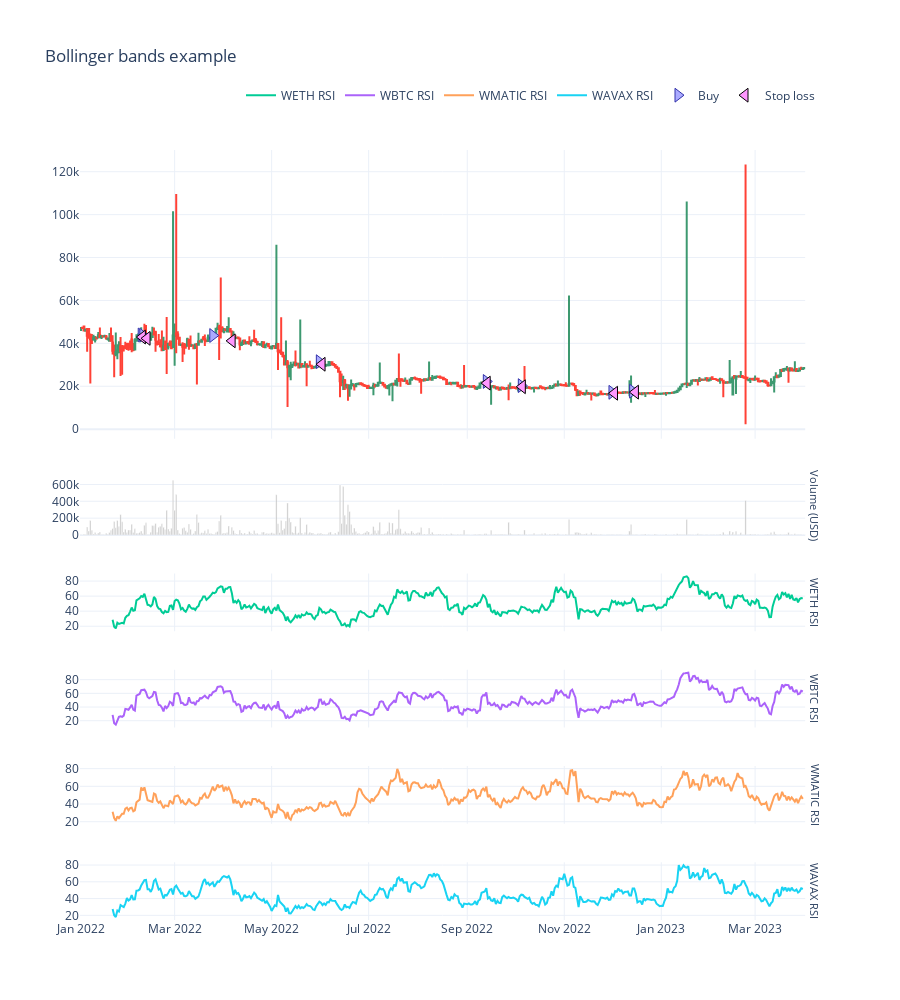

The notebook cell saved with this chart:
### Markdown cell above
### Price action and technical indicators

- Plot the prica action for the trading pair we backtested.
- Overlay trades on the top of technical indicators

### Code cell
from tradeexecutor.visual.single_pair import visualise_single_pair, visualise_single_pair_positions_with_duration_and_slippage
from tradingstrategy.charting.candle_chart import VolumeBarMode

examined_pair = universe.get_pair_by_human_description(EXAMINED_PAIR)

figure = visualise_single_pair(
    state,
    universe.universe.candles,
    pair_id=examined_pair.internal_id,
    start_at=START_AT,
    end_at=END_AT,
    volume_bar_mode=VolumeBarMode.separate,
    volume_axis_name="Volume (USD)",
    height = 1000,
)

figure.show()

### Figure 1 — Plotly figure (JSON) as saved in the notebook; plotly's stock layout.template omitted (floating-point values rounded to 4 significant figures; data arrays with more than 128 entries replaced by an {"elided": "..."} marker saying what was removed)
{"data": [{"marker": {"color": "rgba(128,128,128,0.5)"}, "showlegend": false, "type": "bar", "x": {"elided": "456 str values"}, "xaxis": "x2", "y": {"elided": "456 float values"}, "yaxis": "y2"}, {"close": {"elided": "456 float values"}, "high": {"elided": "456 float values"}, "hoverinfo": "text", "low": {"elided": "456 float values"}, "open": {"elided": "456 float values"}, "showlegend": false, "text": {"elided": "456 str values"}, "type": "candlestick", "x": {"elided": "456 str values"}, "xaxis": "x", "yaxis": "y"}, {"line": {"shape": "linear"}, "mode": "lines", "name": "WETH RSI", "type": "scatter", "x": {"elided": "435 str values"}, "xaxis": "x3", "y": {"elided": "435 float values"}, "yaxis": "y3"}, {"line": {"shape": "linear"}, "mode": "lines", "name": "WBTC RSI", "type": "scatter", "x": {"elided": "435 str values"}, "xaxis": "x4", "y": {"elided": "435 float values"}, "yaxis": "y4"}, {"line": {"shape": "linear"}, "mode": "lines", "name": "WMATIC RSI", "type": "scatter", "x": {"elided": "435 str values"}, "xaxis": "x5", "y": {"elided": "435 float values"}, "yaxis": "y5"}, {"line": {"shape": "linear"}, "mode": "lines", "name": "WAVAX RSI", "type": "scatter", "x": {"elided": "435 str values"}, "xaxis": "x6", "y": {"elided": "435 float values"}, "yaxis": "y6"}, {"hoverinfo": "text", "marker": {"color": "#aaaaff", "line": {"color": "#3333aa", "width": 1}, "size": 12, "symbol": "triangle-right"}, "mode": "markers", "name": "Buy", "text": ["Buy WBTC<br><br>Executed at: 2022-02-08 00:00:00<br>Value: 825.0000 USD<br>Quantity: 0.018781 WBTC<br><br>Mid-price: 43906.5317 WBTC / USD<br>Executed at price: 43928.4850 WBTC / USD<br>Estimated execution price: 43928.4850 WBTC / USD<br><br>Fees paid: $0.41<br>Fees planned: $0.41<br>Fees: 0.0005 %", "Buy WBTC<br><br>Executed at: 2022-02-09 00:00:00<br>Value: 821.8521 USD<br>Quantity: 0.018764 WBTC<br><br>Mid-price: 43776.5898 WBTC / USD<br>Executed at price: 43798.4781 WBTC / USD<br>Estimated execution price: 43798.4781 WBTC / USD<br><br>Fees paid: $0.41<br>Fees planned: $0.41<br>Fees: 0.0005 %", "Buy WBTC<br><br>Executed at: 2022-03-25 00:00:00<br>Value: 813.4007 USD<br>Quantity: 0.018620 WBTC<br><br>Mid-price: 43662.6083 WBTC / USD<br>Executed at price: 43684.4396 WBTC / USD<br>Estimated execution price: 43684.4396 WBTC / USD<br><br>Fees paid: $0.41<br>Fees planned: $0.41<br>Fees: 0.0005 %", "Buy WBTC<br><br>Executed at: 2022-05-31 00:00:00<br>Value: 805.6343 USD<br>Quantity: 0.025610 WBTC<br><br>Mid-price: 31442.4562 WBTC / USD<br>Executed at price: 31458.1774 WBTC / USD<br>Estimated execution price: 31458.1774 WBTC / USD<br><br>Fees paid: $0.40<br>Fees planned: $0.40<br>Fees: 0.0005 %", "Buy WBTC<br><br>Executed at: 2022-09-13 00:00:00<br>Value: 815.1751 USD<br>Quantity: 0.036631 WBTC<br><br>Mid-price: 22242.3601 WBTC / USD<br>Executed at price: 22253.4813 WBTC / USD<br>Estimated execution price: 22253.4813 WBTC / USD<br><br>Fees paid: $0.41<br>Fees planned: $0.41<br>Fees: 0.0005 %", "Buy WBTC<br><br>Executed at: 2022-10-05 00:00:00<br>Value: 810.2895 USD<br>Quantity: 0.039913 WBTC<br><br>Mid-price: 20291.1794 WBTC / USD<br>Executed at price: 20301.3250 WBTC / USD<br>Estimated execution price: 20301.3250 WBTC / USD<br><br>Fees paid: $0.41<br>Fees planned: $0.41<br>Fees: 0.0005 %", "Buy WBTC<br><br>Executed at: 2022-12-01 00:00:00<br>Value: 789.6025 USD<br>Quantity: 0.045946 WBTC<br><br>Mid-price: 17177.0192 WBTC / USD<br>Executed at price: 17185.6077 WBTC / USD<br>Estimated execution price: 17185.6077 WBTC / USD<br><br>Fees paid: $0.39<br>Fees planned: $0.39<br>Fees: 0.0005 %", "Buy WBTC<br><br>Executed at: 2022-12-14 00:00:00<br>Value: 782.7529 USD<br>Quantity: 0.044138 WBTC<br><br>Mid-price: 17725.5564 WBTC / USD<br>Executed at price: 17734.4192 WBTC / USD<br>Estimated execution price: 17734.4192 WBTC / USD<br><br>Fees paid: $0.39<br>Fees planned: $0.39<br>Fees: 0.0005 %"], "type": "scatter", "x": ["2022-02-08T00:00:00", "2022-02-09T00:00:00", "2022-03-25T00:00:00", "2022-05-31T00:00:00", "2022-09-13T00:00:00", "2022-10-05T00:00:00", "2022-12-01T00:00:00", "2022-12-14T00:00:00"], "xaxis": "x", "y": [43910.0, 43780.0, 43660.0, 31440.0, 22240.0, 20290.0, 17180.0, 17730.0], "yaxis": "y"}, {"hoverinfo": "text", "marker": {"color": "#aaaaff", "line": {"color": "#3333aa", "width": 1}, "size": 12, "symbol": "triangle-left"}, "mode": "markers", "name": "Sell", "text": [], "type": "scatter", "x": [], "xaxis": "x", "y": [], "yaxis": "y"}, {"hoverinfo": "text", "marker": {"line": {"color": "black", "width": 1}, "size": 12, "symbol": "triangle-left"}, "mode": "markers", "name": "Stop loss", "text": ["Stop loss WBTC<br><br>Trigger was at 43028.4011 WBTC / USD<br><br>Executed at: 2022-02-08 17:30:00<br>Value: 805.9221 USD<br>Quantity: 0.018781 WBTC<br><br>Mid-price: 42934.1188 WBTC / USD<br>Executed at price: 42912.6518 WBTC / USD<br>Estimated execution price: 42912.6518 WBTC / USD<br><br>Fees paid: $0.40<br>Fees planned: $0.40<br>Fees: 0.0005 %", "Stop loss WBTC<br><br>Trigger was at 42901.0580 WBTC / USD<br><br>Executed at: 2022-02-11 16:00:00<br>Value: 794.0523 USD<br>Quantity: 0.018764 WBTC<br><br>Mid-price: 42338.1277 WBTC / USD<br>Executed at price: 42316.9586 WBTC / USD<br>Estimated execution price: 42316.9586 WBTC / USD<br><br>Fees paid: $0.40<br>Fees planned: $0.40<br>Fees: 0.0005 %", "Stop loss WBTC<br><br>Trigger was at 42789.3561 WBTC / USD<br><br>Executed at: 2022-04-06 03:30:00<br>Value: 766.3317 USD<br>Quantity: 0.018620 WBTC<br><br>Mid-price: 41177.1438 WBTC / USD<br>Executed at price: 41156.5553 WBTC / USD<br>Estimated execution price: 41156.5553 WBTC / USD<br><br>Fees paid: $0.38<br>Fees planned: $0.38<br>Fees: 0.0005 %", "Stop loss WBTC<br><br>Trigger was at 30813.6071 WBTC / USD<br><br>Executed at: 2022-06-01 17:00:00<br>Value: 774.5025 USD<br>Quantity: 0.025610 WBTC<br><br>Mid-price: 30257.6780 WBTC / USD<br>Executed at price: 30242.5492 WBTC / USD<br>Estimated execution price: 30242.5492 WBTC / USD<br><br>Fees paid: $0.39<br>Fees planned: $0.39<br>Fees: 0.0005 %", "Stop loss WBTC<br><br>Trigger was at 21797.5129 WBTC / USD<br><br>Executed at: 2022-09-13 12:45:00<br>Value: 785.5654 USD<br>Quantity: 0.036631 WBTC<br><br>Mid-price: 21455.8934 WBTC / USD<br>Executed at price: 21445.1655 WBTC / USD<br>Estimated execution price: 21445.1655 WBTC / USD<br><br>Fees paid: $0.39<br>Fees planned: $0.39<br>Fees: 0.0005 %", "Stop loss WBTC<br><br>Trigger was at 19885.3558 WBTC / USD<br><br>Executed at: 2022-10-05 15:00:00<br>Value: 789.1665 USD<br>Quantity: 0.039913 WBTC<br><br>Mid-price: 19781.9919 WBTC / USD<br>Executed at price: 19772.1009 WBTC / USD<br>Estimated execution price: 19772.1009 WBTC / USD<br><br>Fees paid: $0.39<br>Fees planned: $0.39<br>Fees: 0.0005 %", "Stop loss WBTC<br><br>Trigger was at 16833.4788 WBTC / USD<br><br>Executed at: 2022-12-02 14:00:00<br>Value: 769.4081 USD<br>Quantity: 0.045946 WBTC<br><br>Mid-price: 16754.4568 WBTC / USD<br>Executed at price: 16746.0796 WBTC / USD<br>Estimated execution price: 16746.0796 WBTC / USD<br><br>Fees paid: $0.38<br>Fees planned: $0.38<br>Fees: 0.0005 %", "Stop loss WBTC<br><br>Trigger was at 17371.0453 WBTC / USD<br><br>Executed at: 2022-12-15 17:45:00<br>Value: 761.5580 USD<br>Quantity: 0.044138 WBTC<br><br>Mid-price: 17262.8490 WBTC / USD<br>Executed at price: 17254.2176 WBTC / USD<br>Estimated execution price: 17254.2176 WBTC / USD<br><br>Fees paid: $0.38<br>Fees planned: $0.38<br>Fees: 0.0005 %"], "type": "scatter", "x": ["2022-02-08T17:30:00", "2022-02-11T16:00:00", "2022-04-06T03:30:00", "2022-06-01T17:00:00", "2022-09-13T12:45:00", "2022-10-05T15:00:00", "2022-12-02T14:00:00", "2022-12-15T17:45:00"], "xaxis": "x", "y": [42930.0, 42340.0, 41180.0, 30260.0, 21460.0, 19780.0, 16750.0, 17260.0], "yaxis": "y"}, {"hoverinfo": "text", "marker": {"line": {"color": "black", "width": 1}, "size": 12, "symbol": "triangle-left"}, "mode": "markers", "name": "Take profit", "text": [], "type": "scatter", "x": [], "xaxis": "x", "y": [], "yaxis": "y"}], "layout": {"annotations": [{"font": {"size": 11}, "showarrow": false, "text": "Volume (USD)", "textangle": 90, "x": 0.98, "xanchor": "left", "xref": "paper", "y": 0.5375, "yanchor": "middle", "yref": "paper"}, {"font": {"size": 11}, "showarrow": false, "text": "WETH RSI", "textangle": 90, "x": 0.98, "xanchor": "left", "xref": "paper", "y": 0.4125, "yanchor": "middle", "yref": "paper"}, {"font": {"size": 11}, "showarrow": false, "text": "WBTC RSI", "textangle": 90, "x": 0.98, "xanchor": "left", "xref": "paper", "y": 0.2875, "yanchor": "middle", "yref": "paper"}, {"font": {"size": 11}, "showarrow": false, "text": "WMATIC RSI", "textangle": 90, "x": 0.98, "xanchor": "left", "xref": "paper", "y": 0.1625, "yanchor": "middle", "yref": "paper"}, {"font": {"size": 11}, "showarrow": false, "text": "WAVAX RSI", "textangle": 90, "x": 0.98, "xanchor": "left", "xref": "paper", "y": 0.0375, "yanchor": "middle", "yref": "paper"}], "height": 1000, "legend": {"orientation": "h", "x": 1, "xanchor": "right", "y": 1.09, "yanchor": "top"}, "margin": {"t": 150}, "title": {"text": "Bollinger bands example", "y": 0.95}, "xaxis": {"anchor": "y", "domain": [0, 0.98], "matches": "x6", "rangeslider": {"visible": false}, "showticklabels": false}, "xaxis2": {"anchor": "y2", "domain": [0, 0.98], "matches": "x6", "rangeslider": {"visible": false}, "showticklabels": false}, "xaxis3": {"anchor": "y3", "domain": [0, 0.98], "matches": "x6", "rangeslider": {"visible": false}, "showticklabels": false}, "xaxis4": {"anchor": "y4", "domain": [0, 0.98], "matches": "x6", "rangeslider": {"visible": false}, "showticklabels": false}, "xaxis5": {"anchor": "y5", "domain": [0, 0.98], "matches": "x6", "rangeslider": {"visible": false}, "showticklabels": false}, "xaxis6": {"anchor": "y6", "domain": [0, 0.98], "rangeslider": {"visible": false}}, "yaxis": {"anchor": "x", "domain": [0.625, 1]}, "yaxis2": {"anchor": "x2", "domain": [0.5, 0.575]}, "yaxis3": {"anchor": "x3", "domain": [0.375, 0.45]}, "yaxis4": {"anchor": "x4", "domain": [0.25, 0.325]}, "yaxis5": {"anchor": "x5", "domain": [0.125, 0.2]}, "yaxis6": {"anchor": "x6", "domain": [0, 0.075]}}}
